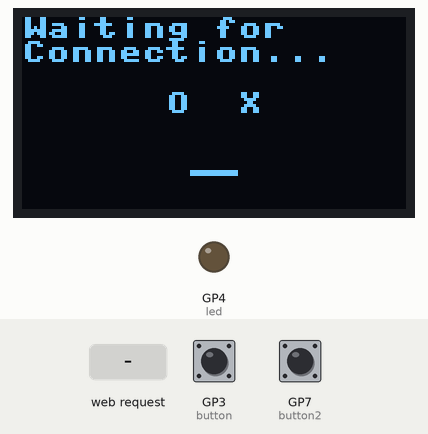
Bench run of a program on a simulated Raspberry Pi Pico running MicroPython. Parts: 128×64 one-colour display, output pins drawn as LEDs (lit = HIGH). The test bench sets the inputs (shaded band); at power-on: GP3 (button) HIGH, GP7 (button2) HIGH. WiFi joins after 1.5 s; library files of the repository ran but are not shown: ssd1306.py; what the program prints to the serial console is not drawn.

Above: at 0.4 s.
At 4.0 s:
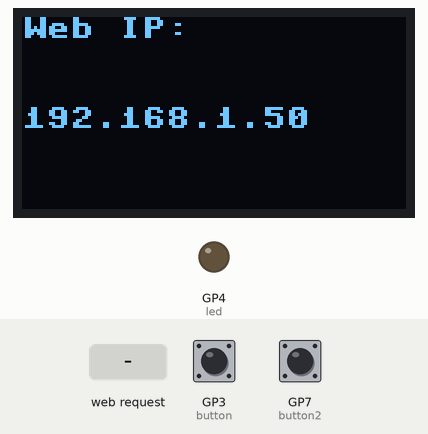
4.1 s: HTTP request GET /?led=on received
At 5.2 s:
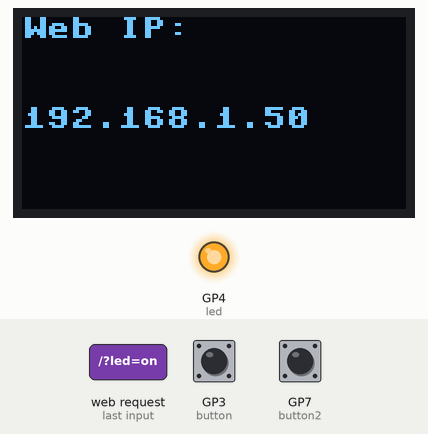
5.6 s: HTTP request GET /?led=off received
At 6.3 s:
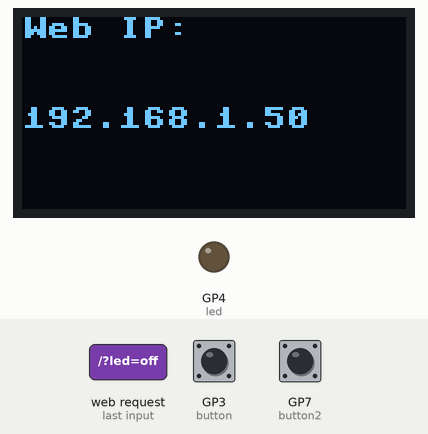
Timing chart, 0 to 8.6 s (numbered marks = the images above; inputs shaded):
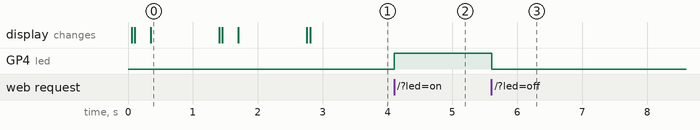

The program:

web-server-LED.py
```python
# Simple HTTP Server Example
# Control an LED and read a Button using a web browser

import time
import network
import socket
import utime
from ssd1306 import SSD1306_I2C
from machine import Pin, I2C

led = Pin(4, Pin.OUT)
ledState = 'LED State Unknown'

button = Pin(3, Pin.IN, Pin.PULL_UP)
button2 = Pin(7, Pin.IN, Pin.PULL_UP)

ssid = 'Asus ROG Phone'
password = 'sakib dalal'

i2c = I2C(0, scl=Pin(1), sda=Pin(0), freq=200000)

wlan = network.WLAN(network.STA_IF)
wlan.active(True)
wlan.connect(ssid, password)

html = """<!DOCTYPE html><html>
<head><meta name="viewport" content="width=device-width, initial-scale=1">
<link rel="icon" href="data:,">
<style>html { font-family: Helvetica; display: inline-block; margin: 0px auto; text-align: center;}
.buttonGreen { background-color: #4CAF50; border: 2px solid #000000;; color: white; padding: 15px 32px; text-align: center; text-decoration: none; display: inline-block; font-size: 16px; margin: 4px 2px; cursor: pointer; }
.buttonRed { background-color: #D11D53; border: 2px solid #000000;; color: white; padding: 15px 32px; text-align: center; text-decoration: none; display: inline-block; font-size: 16px; margin: 4px 2px; cursor: pointer; }
text-decoration: none; font-size: 30px; margin: 2px; cursor: pointer;}
</style></head>
<body><center><h1>Pixie Board Panel</h1></center><br><br>
<form><center>
<center> <button class="buttonGreen" name="led" value="on" type="submit">LED ON</button>
<br><br>
<center> <button class="buttonRed" name="led" value="off" type="submit">LED OFF</button>
</form>
<br><br>
<br><br>
<p>%s<p></body></html>
"""

# Wait for connect or fail
max_wait = 10
while max_wait > 0:
    if wlan.status() < 0 or wlan.status() >= 3:
        break
    max_wait -= 1
    oled = SSD1306_I2C(128, 64, i2c)
    print('waiting for connection...')
    oled.fill(0)
    oled.text("Waiting for",0,0)
    oled.text("Connection...",0,8)
    oled.text("X  O    ", 48, 25)
    oled.text(" __  ", 48, 45)
    oled.show()
    oled.fill(0)
    utime.sleep(0.2)
    oled.text("Waiting for",0,0)
    oled.text("Connection...",0,8)
    oled.text("O  X    ", 48, 25)
    oled.text(" __  ", 48, 45)
    oled.show()
    time.sleep(1)

# Handle connection error
if wlan.status() != 3:
    raise RuntimeError('network connection failed')
else:
    print('Connected')
    status = wlan.ifconfig()
    print( 'ip = ' + status[0] )
    oled = SSD1306_I2C(128, 64, i2c)
    oled.fill(0)
    oled.text("Web IP: ", 0, 0)
    oled.text(str(status[0]),0,30)
    oled.show()


# Open socket
addr = socket.getaddrinfo('0.0.0.0', 80)[0][-1]
s = socket.socket()
s.bind(addr)
s.listen(1)
print('listening on', addr)

# Listen for connections, serve client
while True:
    if button2.value() == 0:
            break
    try:
        cl, addr = s.accept()
        print('client connected from', addr)
        request = cl.recv(1024)
        print("request:")
        print(request)
        request = str(request)
        led_on = request.find('led=on')
        led_off = request.find('led=off')

        print( 'led on = ' + str(led_on))
        print( 'led off = ' + str(led_off))


        if led_on == 8:
            print("led on")
            led.value(1)
        if led_off == 8:
            print("led off")
            led.value(0)

        ledState = "LED is OFF" if led.value() == 0 else "LED is ON" # a compact if-else statement

        if button.value() == 1: # button not pressed
            print("button NOT pressed")
            buttonState = "Button is NOT pressed"
        else:
            print("button pressed")
            buttonState = "Button is pressed"


        # Create and send response
        stateis = ledState + " and " + buttonState
        response = html % stateis
        cl.send('HTTP/1.0 200 OK\r\nContent-type: text/html\r\n\r\n')
        cl.send(response)
        cl.close()

    except OSError as e:
        cl.close()
        print('connection closed')
        break
    
```

Measured:
- after the input at 4.1 s, GP4 (led): LOW → HIGH at once
- after the input at 5.6 s, GP4 (led): HIGH → LOW at once
- what the display in image 0 shows lasts 1.0 s, from 0.4 s to 1.4 s
